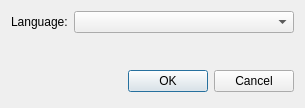
<?xml version="1.0" encoding="UTF-8"?>
<ui version="4.0">
 <class>SettingsDlg</class>
 <widget class="QDialog" name="SettingsDlg">
  <property name="geometry">
   <rect>
    <x>0</x>
    <y>0</y>
    <width>305</width>
    <height>108</height>
   </rect>
  </property>
  <property name="windowTitle">
   <string>Settings</string>
  </property>
  <layout class="QVBoxLayout" name="verticalLayout_2">
   <item>
    <layout class="QVBoxLayout" name="verticalLayout">
     <property name="bottomMargin">
      <number>5</number>
     </property>
     <item>
      <layout class="QFormLayout" name="formLayout">
       <item row="0" column="0">
        <widget class="QLabel" name="languageLabel">
         <property name="text">
          <string>Language:</string>
         </property>
        </widget>
       </item>
       <item row="0" column="1">
        <widget class="QComboBox" name="languageComboBox"/>
       </item>
      </layout>
     </item>
     <item>
      <spacer name="verticalSpacer">
       <property name="orientation">
        <enum>Qt::Vertical</enum>
       </property>
       <property name="sizeHint" stdset="0">
        <size>
         <width>20</width>
         <height>40</height>
        </size>
       </property>
      </spacer>
     </item>
     <item>
      <layout class="QHBoxLayout" name="horizontalLayout">
       <item>
        <spacer name="horizontalSpacer">
         <property name="orientation">
          <enum>Qt::Horizontal</enum>
         </property>
         <property name="sizeHint" stdset="0">
          <size>
           <width>40</width>
           <height>20</height>
          </size>
         </property>
        </spacer>
       </item>
       <item>
        <widget class="QPushButton" name="cmdOK">
         <property name="text">
          <string>OK</string>
         </property>
        </widget>
       </item>
       <item>
        <widget class="QPushButton" name="cmdCancel">
         <property name="text">
          <string>Cancel</string>
         </property>
        </widget>
       </item>
      </layout>
     </item>
    </layout>
   </item>
  </layout>
 </widget>
 <resources/>
 <connections/>
</ui>
